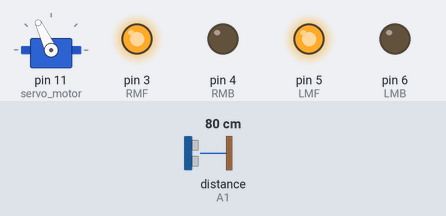
A sketch run on a simulated Arduino Uno, built with avr-gcc and run on an emulated ATmega328P. Parts: servo, output pins drawn as LEDs (lit = HIGH). The test bench sets the inputs (shaded band); at power-on: distance to the obstacle (sensor on A1) 80 cm. The echo pulse lasts 58.3 µs per cm.

Above: at 3.9 s.
4.0 s: distance to the obstacle (sensor on A1) set to 23 cm
5.5 s: distance to the obstacle (sensor on A1) set to 19 cm
At 7.1 s:
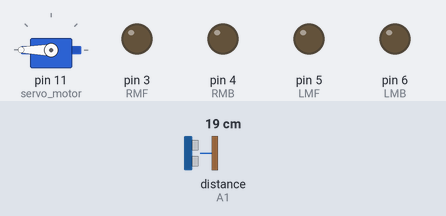
11.5 s: distance to the obstacle (sensor on A1) set to 35 cm
At 12.9 s:
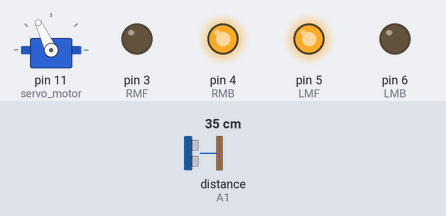
14.5 s: distance to the obstacle (sensor on A1) set to 2 cm
At 17.3 s:
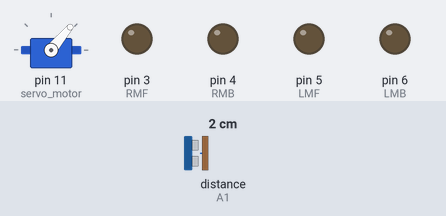
Timing chart, 0 to 18.5 s (numbered marks = the images above; inputs shaded):
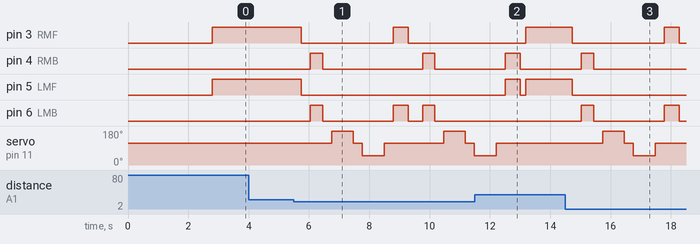

The sketch:

Maze_Clearing_Robot.ino
```cpp
#include <NewPing.h> //Ultrasonic sensor function library
#include <Servo.h> // Servo motor library

//Ultrasonic sensor pins
#define trig_pin A0
#define echo_pin A1

//L298N pins
const int RMF = 3;
const int RMB = 4;
const int LMF = 5;
const int LMB = 6;

//other
#define max_distance 200
NewPing sensor(trig_pin,echo_pin,max_distance);
Servo servo_motor;
boolean goesForward = false;
int distance = 0;


void setup()
{
  //setting motors as output devices
  pinMode(RMF, OUTPUT);
  pinMode(RMB, OUTPUT);
  pinMode(LMF, OUTPUT);
  pinMode(LMB, OUTPUT);

  servo_motor.attach(11); //servo pin
  servo_motor.write(115);

  //calibration
  delay(2000);
  distance = pingRead();
  delay(100);
  distance = pingRead();
  delay(100);
  distance = pingRead();
  delay(100);
  distance = pingRead();
  delay(100);
}

void loop()
{
  int rightDistance = 0;
  int leftDistance = 0;
  delay(100);

  if (distance <= 20)
  {
    stopMoving();
    delay(300);
    goBackward();
    delay(400);
    stopMoving();
    delay(300);
    leftDistance = checkLeft();
    delay(300);
    rightDistance = checkRight();
    delay(300);

    if (distance >= rightDistance)
    {
      turnLeft();
      stopMoving();
    }
    else
    {
      turnRight();
      stopMoving();
    }
  }
  else
  {
    goForward();
  }
    distance = pingRead();
}

int pingRead()
{
  delay(70);
  int cm = sensor.ping_cm();
  if (cm==0)
  {
    cm=250;
  }
  return cm;
}

void stopMoving()
{
  digitalWrite(RMF, LOW);
  digitalWrite(RMB, LOW);
  digitalWrite(LMF, LOW);
  digitalWrite(LMB, LOW);
}

void goForward()
{
  if(!goesForward)
  {
    goesForward=true;
    digitalWrite(RMF, HIGH);
    digitalWrite(LMF, HIGH);
    digitalWrite(RMB, LOW);
    digitalWrite(LMB, LOW);
  }
}

void goBackward()
{
  goesForward=false;
  digitalWrite(RMB, HIGH);
  digitalWrite(LMB, HIGH);
  digitalWrite(RMF, LOW);
  digitalWrite(LMF, LOW);
}

void turnRight()
{
  digitalWrite(RMB, HIGH);
  digitalWrite(LMF, HIGH);
  digitalWrite(RMF, LOW);
  digitalWrite(LMB, LOW);
  delay(500);
  digitalWrite(RMF, HIGH);
  digitalWrite(LMF, HIGH);
  digitalWrite(RMB, LOW);
  digitalWrite(LMB, LOW);
}

void turnLeft()
{
  digitalWrite(RMF, HIGH);
  digitalWrite(LMB, HIGH);
  digitalWrite(RMB, LOW);
  digitalWrite(LMF, LOW);
  delay(500);
  digitalWrite(RMF, HIGH);
  digitalWrite(LMF, HIGH);
  digitalWrite(RMB, LOW);
  digitalWrite(LMB, LOW);
}

int checkRight()
{
  servo_motor.write(50);
  delay(500);
  int distance = pingRead();
  delay(150);
  servo_motor.write(115);
  return distance;
}

int checkLeft()
{
  servo_motor.write(180);
  delay(500);
  int distance = pingRead();
  delay(150);
  servo_motor.write(115);
  return distance;
  delay(150);
}
```

Measured:
- the behaviour switches between 21 and 20 cm on distance to the obstacle (sensor on A1) (found by bisection; images 0 and 1)
- after the input at 4.0 s, every drawn part: stays the same
- after the input at 5.5 s, pin 3 (RMF): HIGH → LOW after 0.25 s, → HIGH 3.0 s later, → LOW 0.50 s later; pin 4 (RMB): alternates HIGH for 0.40 s and LOW for 3.3 s, starting after 0.55 s
- after the input at 11.5 s, pin 5 (LMF): LOW → HIGH after 1.0 s, → LOW 0.50 s later, → HIGH 0.17 s later; pin 6 (LMB): stops changing and stays LOW
- after the input at 14.5 s, pin 3 (RMF): HIGH → LOW after 0.23 s, → HIGH 3.0 s later, → LOW 0.50 s later; pin 4 (RMB): LOW → HIGH after 0.53 s, → LOW 0.40 s later
